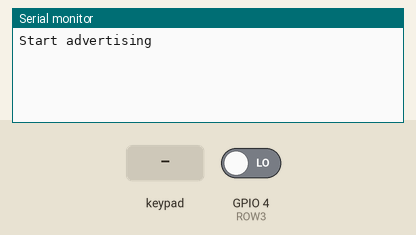
This sketch was run on a simulated ESP32. Parts: the last lines printed to the serial monitor. Wiring (inferred from the names in the program): 3×5 keypad with keys 1 2 3 4 5 6 7 8 9 A B C D E F (labels assumed): rows GPIO 1, GPIO 2, GPIO 3; columns GPIO 5, GPIO 6, GPIO 9, GPIO 8, GPIO 7. The inputs (shaded band) are chosen by the test bench; at power-on: GPIO 4 (ROW3) LOW. Nothing arrives over Bluetooth unless stated; a phone connects over Bluetooth LE 3 s after start.

Above: at 3.8 s.
3.9 s: GPIO 4 (ROW3) driven HIGH
At 4.6 s:
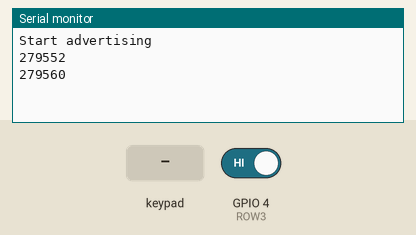
5.4 s: key '1' pressed
At 6.3 s:
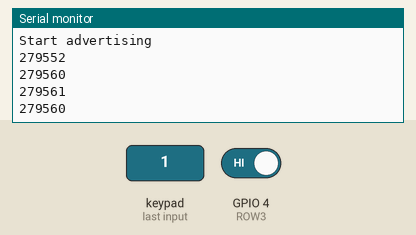
6.9 s: keypad keys 1 2 pressed 0.4 s apart
At 8.5 s:
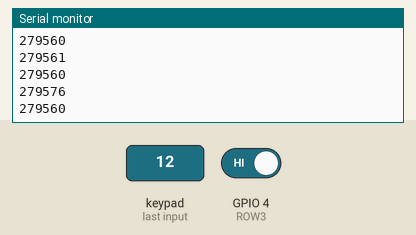
9.2 s: key '3' pressed
At 10.4 s:
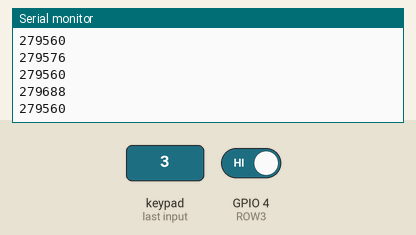
10.7 s: keypad keys 1 2 A pressed 0.4 s apart
At 12.1 s:
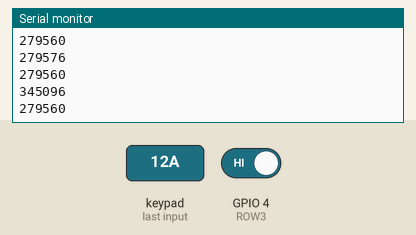
13.4 s: GPIO 4 (ROW3) driven LOW
At 14.7 s:
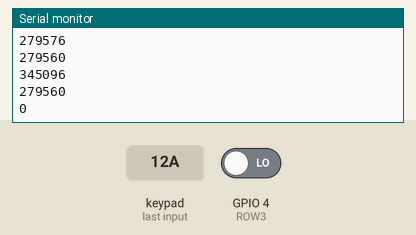
Timing chart, 0 to 15.9 s (numbered marks = the images above; inputs shaded):
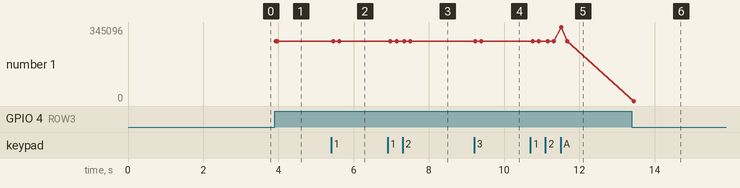

The sketch:

TotemLeft.ino
```cpp
#include <BLEDevice.h>
#include <BLEUtils.h>
#include <BLEServer.h>
#include <BLE2902.h>

#define COL0 D4
#define COL1 D5
#define COL2 D10
#define COL3 D9
#define COL4 D8

#define ROW0 D0
#define ROW1 D1
#define ROW2 D2
#define ROW3 D3

#define DELAY_MTX_MS 8

#define SERVICE_UUID "9891ffda-e4a9-42ef-81d0-ddb36d18af3a"
#define CHARACTERISTIC_UUID "d374ec4f-0564-45f0-877a-9ef5ebed83ab"

BLEServer *pServer = NULL;
BLECharacteristic *pCharacteristic = NULL;

bool isConnected = false;
bool isAdvertising = false;

int last_state = 0;

class MyServerCallbacks : public BLEServerCallbacks {
  void onConnect(BLEServer *pServer) {
    isConnected = true;
    isAdvertising = false;
  };

  void onDisconnect(BLEServer *pServer) {
    isConnected = false;
  }
};

void setup() {
  Serial.begin(115200);

  pinMode(COL0, OUTPUT);
  pinMode(COL1, OUTPUT);
  pinMode(COL2, OUTPUT);
  pinMode(COL3, OUTPUT);
  pinMode(COL4, OUTPUT);

  pinMode(ROW0, INPUT);
  pinMode(ROW1, INPUT);
  pinMode(ROW2, INPUT);
  pinMode(ROW3, INPUT);

  BLEDevice::init("");
  pServer = BLEDevice::createServer();
  pServer->setCallbacks(new MyServerCallbacks());
  BLEService *pService = pServer->createService(SERVICE_UUID);
  pCharacteristic = pService->createCharacteristic(CHARACTERISTIC_UUID, BLECharacteristic::PROPERTY_NOTIFY);
  pCharacteristic->addDescriptor(new BLE2902());
  pService->start();
}

void loop() {
  if (isConnected) {
    int state = 0;

    digitalWrite(COL0, HIGH);
    state |= digitalRead(ROW0) << 0;
    state |= digitalRead(ROW1) << 1;
    state |= digitalRead(ROW2) << 2;
    state |= digitalRead(ROW3) << 3;
    digitalWrite(COL0, LOW);
    delay(DELAY_MTX_MS);

    digitalWrite(COL1, HIGH);
    state |= digitalRead(ROW0) << 4;
    state |= digitalRead(ROW1) << 5;
    state |= digitalRead(ROW2) << 6;
    digitalWrite(COL1, LOW);
    delay(DELAY_MTX_MS);

    digitalWrite(COL2, HIGH);
    state |= digitalRead(ROW0) << 7;
    state |= digitalRead(ROW1) << 8;
    state |= digitalRead(ROW2) << 9;
    state |= digitalRead(ROW3) << 10;
    digitalWrite(COL2, LOW);
    delay(DELAY_MTX_MS);

    digitalWrite(COL3, HIGH);
    state |= digitalRead(ROW0) << 11;
    state |= digitalRead(ROW1) << 12;
    state |= digitalRead(ROW2) << 13;
    state |= digitalRead(ROW3) << 14;
    digitalWrite(COL3, LOW);
    delay(DELAY_MTX_MS);

    digitalWrite(COL4, HIGH);
    state |= digitalRead(ROW0) << 15;
    state |= digitalRead(ROW1) << 16;
    state |= digitalRead(ROW2) << 17;
    state |= digitalRead(ROW3) << 18;
    digitalWrite(COL4, LOW);
    delay(DELAY_MTX_MS);

    if (state != last_state) {
      pCharacteristic->setValue(state);
      pCharacteristic->notify();
      last_state = state;
      Serial.println(state);
    }
  } else if (!isAdvertising) {
    BLEAdvertising *pAdvertising = BLEDevice::getAdvertising();
    pAdvertising->addServiceUUID(SERVICE_UUID);
    pAdvertising->setScanResponse(true);
    pAdvertising->setMinPreferred(0x06);
    pAdvertising->setMinPreferred(0x12);
    BLEDevice::startAdvertising();
    Serial.println("Start advertising");
    isAdvertising = true;
  }
}
```

Measured:
- after the input at 3.9 s, the serial monitor: prints a new line at once (image 1)
- after the input at 5.4 s, the serial monitor: prints a new line after 0.05 s (image 2)
- after the input at 6.9 s, the serial monitor: prints a new line after 0.44 s (image 3)
- after the input at 9.2 s, the serial monitor: prints a new line at once (image 4)
- after the input at 10.7 s, the serial monitor: prints a new line after 0.06 s (image 5)
- after the input at 13.4 s, the serial monitor: prints a new line after 0.05 s (image 6)
- plotted number 1: 279560 → 0 after the input at 13.4 s
